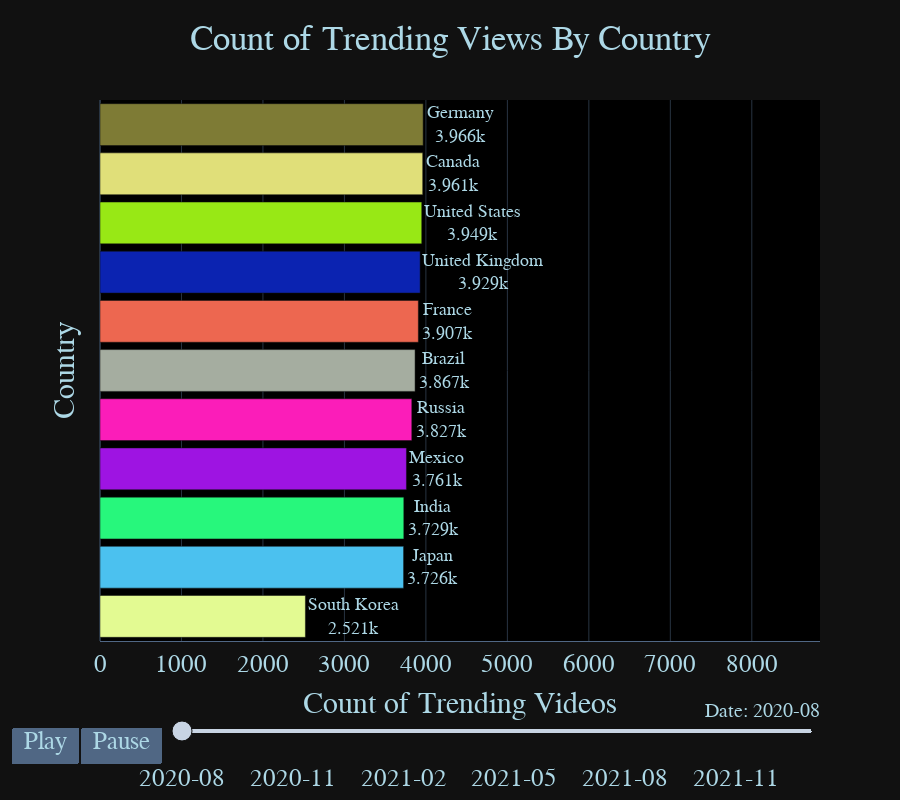

Write notebook code for a chart like this one.
### Code cell
my_raceplot = racer(country_vcount, item_column='country', value_column='view_count', time_column='trending_month')
my_raceplot.plot(title='Count of Trending Views By Country',
                 item_label = 'Country',
                 value_label = 'Count of Trending Videos',
                 frame_duration = 1200,
                 date_format = '%Y-%m-')

### Figure 1 — Plotly figure (JSON) as saved in the notebook; plotly's stock layout.template omitted (floating-point values rounded to 4 significant figures)
{"data": [{"cliponaxis": false, "hoverinfo": "all", "marker": {"color": ["rgb(227, 250, 146)", "rgb(75, 193, 239)", "rgb(39, 247, 124)", "rgb(158, 20, 226)", "rgb(251, 29, 185)", "rgb(165, 173, 160)", "rgb(237, 103, 80)", "rgb(11, 35, 177)", "rgb(152, 232, 21)", "rgb(224, 223, 121)", "rgb(126, 123, 53)"]}, "orientation": "h", "textangle": 0, "textposition": "outside", "texttemplate": "%{y}<br>%{x:.4s}", "type": "bar", "x": [2521, 3726, 3729, 3761, 3827, 3867, 3907, 3929, 3949, 3961, 3966], "y": ["South Korea", "Japan", "India", "Mexico", "Russia", "Brazil", "France", "United Kingdom", "United States", "Canada", "Germany"]}], "layout": {"bargap": 0.15, "font": {"color": "lightblue", "family": "Courier New Bold", "size": 25}, "height": 800, "plot_bgcolor": "black", "sliders": [{"active": 0, "currentvalue": {"font": {"size": 20}, "prefix": "Date: ", "visible": true, "xanchor": "right"}, "len": 0.9, "pad": {"b": 10, "t": 50}, "steps": [{"args": [["2020-08"], {"frame": {"duration": 1200, "redraw": false}, "mode": "immediate", "transition": {"duration": 1200}}], "label": "2020-08", "method": "animate"}, {"args": [["2020-09"], {"frame": {"duration": 1200, "redraw": false}, "mode": "immediate", "transition": {"duration": 1200}}], "label": "2020-09", "method": "animate"}, {"args": [["2020-10"], {"frame": {"duration": 1200, "redraw": false}, "mode": "immediate", "transition": {"duration": 1200}}], "label": "2020-10", "method": "animate"}, {"args": [["2020-11"], {"frame": {"duration": 1200, "redraw": false}, "mode": "immediate", "transition": {"duration": 1200}}], "label": "2020-11", "method": "animate"}, {"args": [["2020-12"], {"frame": {"duration": 1200, "redraw": false}, "mode": "immediate", "transition": {"duration": 1200}}], "label": "2020-12", "method": "animate"}, {"args": [["2021-01"], {"frame": {"duration": 1200, "redraw": false}, "mode": "immediate", "transition": {"duration": 1200}}], "label": "2021-01", "method": "animate"}, {"args": [["2021-02"], {"frame": {"duration": 1200, "redraw": false}, "mode": "immediate", "transition": {"duration": 1200}}], "label": "2021-02", "method": "animate"}, {"args": [["2021-03"], {"frame": {"duration": 1200, "redraw": false}, "mode": "immediate", "transition": {"duration": 1200}}], "label": "2021-03", "method": "animate"}, {"args": [["2021-04"], {"frame": {"duration": 1200, "redraw": false}, "mode": "immediate", "transition": {"duration": 1200}}], "label": "2021-04", "method": "animate"}, {"args": [["2021-05"], {"frame": {"duration": 1200, "redraw": false}, "mode": "immediate", "transition": {"duration": 1200}}], "label": "2021-05", "method": "animate"}, {"args": [["2021-06"], {"frame": {"duration": 1200, "redraw": false}, "mode": "immediate", "transition": {"duration": 1200}}], "label": "2021-06", "method": "animate"}, {"args": [["2021-07"], {"frame": {"duration": 1200, "redraw": false}, "mode": "immediate", "transition": {"duration": 1200}}], "label": "2021-07", "method": "animate"}, {"args": [["2021-08"], {"frame": {"duration": 1200, "redraw": false}, "mode": "immediate", "transition": {"duration": 1200}}], "label": "2021-08", "method": "animate"}, {"args": [["2021-09"], {"frame": {"duration": 1200, "redraw": false}, "mode": "immediate", "transition": {"duration": 1200}}], "label": "2021-09", "method": "animate"}, {"args": [["2021-10"], {"frame": {"duration": 1200, "redraw": false}, "mode": "immediate", "transition": {"duration": 1200}}], "label": "2021-10", "method": "animate"}, {"args": [["2021-11"], {"frame": {"duration": 1200, "redraw": false}, "mode": "immediate", "transition": {"duration": 1200}}], "label": "2021-11", "method": "animate"}, {"args": [["2021-12"], {"frame": {"duration": 1200, "redraw": false}, "mode": "immediate", "transition": {"duration": 1200}}], "label": "2021-12", "method": "animate"}, {"args": [["2022-01"], {"frame": {"duration": 1200, "redraw": false}, "mode": "immediate", "transition": {"duration": 1200}}], "label": "2022-01", "method": "animate"}], "transition": {"duration": 300, "easing": "cubic-in-out"}, "x": 0.1, "xanchor": "left", "y": 0, "yanchor": "top"}], "title": {"font": {"color": "lightblue", "family": "Courier New Bold", "size": 35}, "text": "Count of Trending Views By Country", "x": 0.5}, "updatemenus": [{"buttons": [{"args": [null, {"frame": {"duration": 1200, "redraw": false}, "fromcurrent": true, "transition": {"duration": 1200, "easing": "quadratic-in-out"}}], "label": "Play", "method": "animate"}, {"args": [[null], {"frame": {"duration": 0, "redraw": false}, "mode": "immediate", "transition": {"duration": 0}}], "label": "Pause", "method": "animate"}], "direction": "left", "pad": {"r": 10, "t": 87}, "showactive": false, "type": "buttons", "x": 0.1, "xanchor": "right", "y": 0, "yanchor": "top"}], "xaxis": {"range": [0, 8837], "showline": true, "showticklabels": true, "title": {"text": "Count of Trending Videos"}, "visible": true}, "yaxis": {"showline": false, "showticklabels": false, "title": {"text": "Country"}, "visible": true}}}
